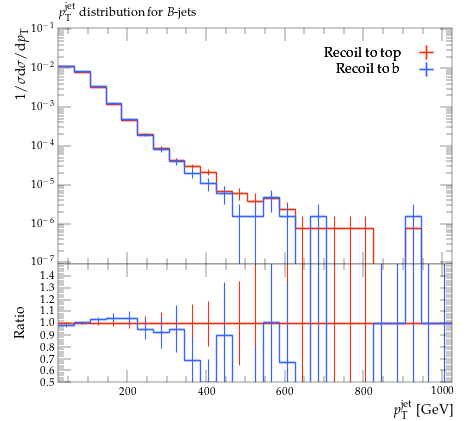

The Python source for this figure:
#! /usr/bin/env python

# This Python script was auto-generated using YODA v2.0.2.
# Analysis object: /MC_HFDECAYS/pT_B_jet
# Timestamp: 31-07-2026 (13:13:53)

import matplotlib as mpl
import matplotlib.pyplot as plt
mpl.use('Agg') # comment out for interactive use
import os
import numpy as np

plotDir = os.path.split(os.path.realpath(__file__))[0]
if 'YODA_USER_PLOT_PATH' in globals():
    plot_outdir = globals()['YODA_USER_PLOT_PATH']
else:
    plot_outdir = plotDir

#plot style
plt.style.use(os.path.join(plotDir, '../default.mplstyle'))
# plot metadata
figW, figH = plt.rcParams['figure.figsize']
ax_xLabel = r'$p_\mathrm{T}^\mathrm{jet}$ [GeV]'
ax_yLabel = r'$1/\sigma \mathrm{d}\sigma/\mathrm{d}p_\mathrm{T}$'
ax_title  = r'$p_\mathrm{T}^\mathrm{jet}$ distribution for $B$-jets'
ax_xScale = 'linear'
ax_yScale = 'log'
xLims = (25.0, 1025.0)
yLims = (9e-08, 0.11000000000000001)

# TeX-friendly labels for the legend
labels = {
    'legend' : ([ r"Recoil to top", r"Recoil to b" ], r""),
}

# Adjust canvas width and height
canvasW = 10.0
canvasH = 9.0
figW *= canvasW/10.
figH *= canvasH/9.

# Create figure and axis objects
fig, (ax, ratio0_ax) = plt.subplots(2, 1, sharex=True,
                  figsize=(figW,figH), gridspec_kw={'height_ratios': (6.0, 3.0)})

# Set figure margins
plt.subplots_adjust(
    left   = 1.0 * plt.rcParams['figure.subplot.left'],
    right  = 1.0 * plt.rcParams['figure.subplot.right'],
    top    = 1.0 * plt.rcParams['figure.subplot.top'],
    bottom = 1.0 * plt.rcParams['figure.subplot.bottom'])

ratio0_ax.yaxis.set_major_locator(mpl.ticker.MultipleLocator(0.1))
ratio0_ax.set_ylim(0.5, 1.4999)
ratio0_ax.set_ylabel('Ratio')

# the numerical data is stored in a separate file
dataf = dict()
prefix = os.path.split(__file__)[0]
if prefix:    prefix = prefix + '/'
exec(open(prefix+'pT_B_jet__data.py').read(), dataf)


legend_handles = dict() # keep track of handles for the legend

# style options for curves
# starts at zorder>=5 to draw curve on top of legend
styles = {
  'recoil_t': {
    'color' : '#EE3311',
    'linestyle' : '-',
    'linewidth' : 1,
    'marker' : 'none',
    'markersize' : 2,
    'capsize' : 0.0,
    'zorder' : 5,
    'histstyle' : 1,
    'drawstyle' : 'steps-pre',
    'xerrorbars' : 1,
    'yerrorbars' : 1,
    'fillcolor' : None,
    'fillopacity' : 1.0,
    'ratio0_linestyle' : '-',
    'ratio0_linewidth' : 1,
    'ratio0_marker' : 'none',
    'ratio0_markersize' : 2,
    'ratio0_capsize' : 0.0,
    'ratio0_zorder' : 5,
    'ratio0_histstyle' : 1,
    'ratio0_drawstyle' : 'steps-pre',
    'ratio0_xerrorbars' : 1,
    'ratio0_yerrorbars' : 1,
  },
  'recoil_b': {
    'color' : '#3366FF',
    'linestyle' : '-',
    'linewidth' : 1,
    'marker' : 'none',
    'markersize' : 2,
    'capsize' : 0.0,
    'zorder' : 6,
    'histstyle' : 1,
    'drawstyle' : 'steps-pre',
    'xerrorbars' : 1,
    'yerrorbars' : 1,
    'fillcolor' : None,
    'fillopacity' : 1.0,
    'ratio0_linestyle' : '-',
    'ratio0_linewidth' : 1,
    'ratio0_marker' : 'none',
    'ratio0_markersize' : 2,
    'ratio0_capsize' : 0.0,
    'ratio0_zorder' : 6,
    'ratio0_histstyle' : 1,
    'ratio0_drawstyle' : 'steps-pre',
    'ratio0_xerrorbars' : 1,
    'ratio0_yerrorbars' : 1,
  },
}

# curve from input yoda files in main panel
for label, yvals in dataf['yvals'].items():
    if all(np.isnan(v) for v in dataf['yvals'][label]):
        continue
    tmp = None
    if styles[label]['histstyle']: # draw as histogram
        xpos = dataf['xedges'][label] if styles[label]['drawstyle'] else dataf['xpoints'][label]
        ypos = np.insert(yvals, 0, yvals[0]) if styles[label]['drawstyle'] else yvals
        if styles[label]['fillcolor']: # fill area below curve
            ax.fill_between(xpos, ypos, step='pre',
                            color=styles[label]['fillcolor'],
                            alpha=styles[label]['fillopacity'])
        tmp, = ax.plot(xpos, ypos,
                       color=styles[label]['color'],
                       linestyle=styles[label]['linestyle'],
                       linewidth=styles[label]['linewidth'],
                       drawstyle=styles[label]['drawstyle'], solid_joinstyle='miter',
                       zorder=styles[label]['zorder'], label=label)
    tmp = ax.errorbar(dataf['xpoints'][label], yvals,
                      xerr=np.array(dataf['xerrs'][label])*styles[label]['xerrorbars'],
                      yerr=np.array(dataf['yerrs'][label])*styles[label]['yerrorbars'],
                      fmt=styles[label]['marker'], capsize=styles[label]['capsize'],
                      markersize=styles[label]['markersize'],
                      ecolor=styles[label]['color'],
                      color=styles[label]['color'], zorder=styles[label]['zorder'])
    tmp[-1][0].set_linestyle(styles[label]['linestyle'])
    tmp[-1][0].set_linewidth(styles[label]['linewidth'])
    if label in dataf['add_legend_handle']:  legend_handles[label] = tmp
    for varLabel in dataf['variation_yvals'].keys():
        if varLabel.startswith(label):
            tmp, = ax.plot(dataf['xedges'][label], dataf['variation_yvals'][varLabel],
                           color=styles[label]['color'],
                           linestyle=styles[label]['linestyle'],
                           linewidth=styles[label]['linewidth'],
                           drawstyle='steps-pre', solid_joinstyle='miter',
                           zorder=styles[label]['zorder'], alpha=0.5)


# plots on ratio panel
# curve from input yoda files in ratio panel
for label, yvals in dataf['ratio0_yvals'].items():
    if all(np.isnan(v) for v in yvals):
        continue
    if styles[label]['ratio0_histstyle']: # plot as histogram
        xpos = dataf['xedges']['recoil_t'] if styles[label]['ratio0_drawstyle'] else dataf['xpoints']['recoil_t']
        ypos = np.insert(yvals, 0, yvals[0]) if styles[label]['ratio0_drawstyle'] else yvals
        ratio0_ax.plot(xpos, ypos,
                       color=styles[label]['color'],
                       linewidth=styles[label]['linewidth'],
                       linestyle=styles[label]['ratio0_linestyle'],
                       drawstyle=styles[label]['ratio0_drawstyle'], zorder=styles[label]['zorder'],
                       solid_joinstyle='miter')
    tmp = ratio0_ax.errorbar(dataf['xpoints']['recoil_t'], yvals,
                             xerr=np.array(dataf['ref_xerrs'])*styles[label]['ratio0_xerrorbars'],
                             yerr=np.array(dataf['ratio0_yerrs'][label])*styles[label]['ratio0_yerrorbars'],
                             fmt=styles[label]['ratio0_marker'], capsize=styles[label]['ratio0_capsize'],
                             markersize=styles[label]['ratio0_markersize'],
                             ecolor=styles[label]['color'],
                             color=styles[label]['color'])
    tmp[-1][0].set_linestyle(styles[label]['ratio0_linestyle'])
    tmp[-1][0].set_linewidth(styles[label]['ratio0_linewidth'])

    for varlabel in dataf['ratio0_variation_vals'].keys():
        if varlabel.startswith(label):
            ratio0_ax.plot(dataf['xedges']['recoil_t'],
                            dataf['ratio0_variation_vals'][varlabel],
                            color=styles[label]['color'],
                            linestyle=styles[label]['linestyle'],
                            linewidth=styles[label]['linewidth'],
                            drawstyle='steps-pre', solid_joinstyle='miter',
                            zorder=1, alpha=0.5)

legend_items = list(legend_handles.values())
ax.add_artist(ax.legend(legend_items,
                        labels['legend'][0],
                        title=labels['legend'][1],
                        alignment='right',
                        loc='upper right',
                        bbox_to_anchor=(1.0, 0.97),markerfirst=False))

# set plot metadata as defined above
ratio0_ax.set_xlabel(ax_xLabel)
ratio0_ax.xaxis.set_label_coords(1., -0.15)
ax.set_ylabel(ax_yLabel, ha='right', va='top')
ax.yaxis.set_label_coords(-0.11, 1.0)
ax.set_title(ax_title, loc='left')
ax.set_xscale(ax_xScale)
ax.set_yscale(ax_yScale)
ax.set_xlim(xLims)
ax.set_ylim(yLims)

# tick formatting
plt.rcParams['xtick.top'] = True
plt.rcParams['ytick.right'] = True
ax.yaxis.set_major_locator(mpl.ticker.LogLocator(base=10.0, numticks=np.inf))
ax.yaxis.set_minor_locator(mpl.ticker.LogLocator(
                           base=10.0, subs=np.arange(0.1, 1, 0.1), numticks=np.inf))
fig.align_ylabels((ax, ratio0_ax))
plt.savefig(os.path.join(plot_outdir, 'pT_B_jet.pdf'), format='PDF')
plt.savefig(os.path.join(plot_outdir, 'pT_B_jet.png'), format='PNG')

plt.close(fig)
